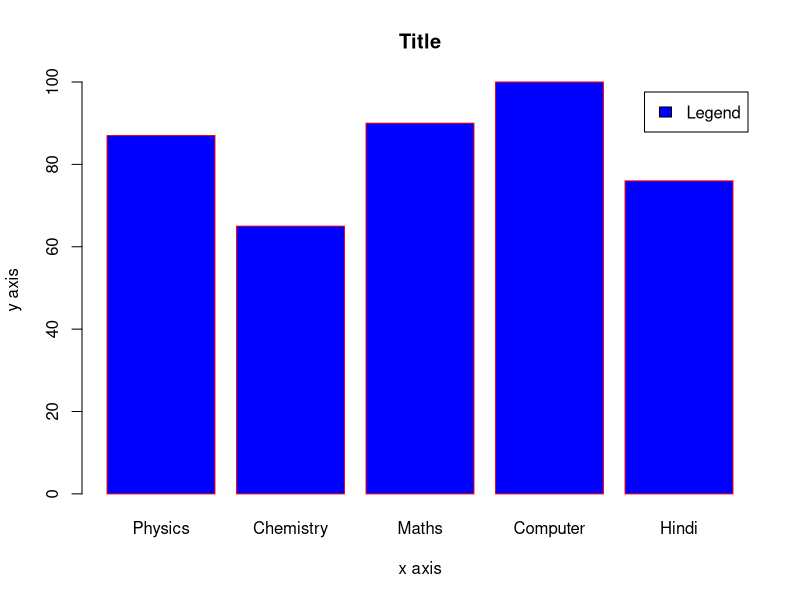
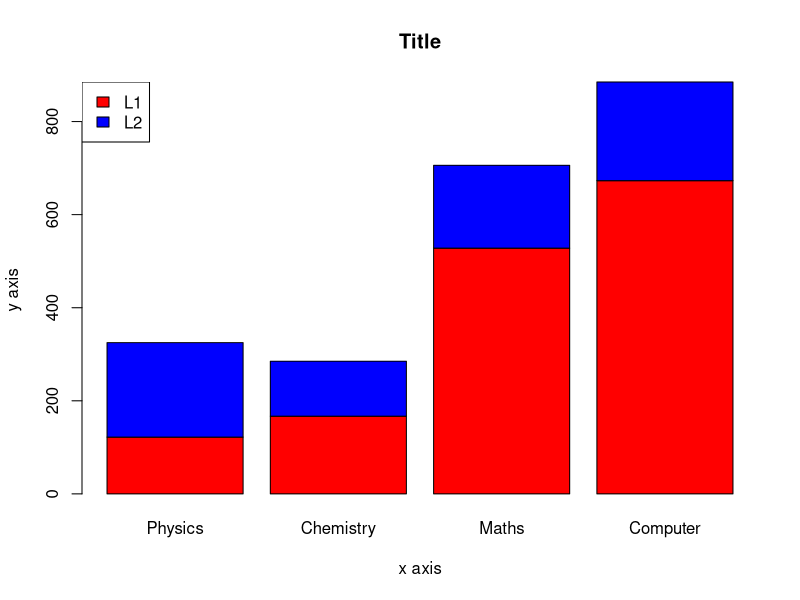

The R script that drew these images, in order:
x <- c("Physics", "Chemistry", "Maths", "Computer", "Hindi")
y <- c(87, 65, 90, 100, 76)


#1)NORMAL BAR CHART :
barplot(
  y, 
  names.arg = x,
  main = "Title",
  xlab = "x axis",
  ylab = "y axis",
  legend.text = "Legend",
  col = "blue",
  border = "red",
  #density = 5,
  horiz = FALSE
)


#---------------------------------------------------------------------------#


#2)STACKED BAR CHART :

#Stacked bar chart requires a matrix as input
data <- matrix(
            c(122, 203, 167, 118, 528, 178, 673, 212), 
            nrow = 2, ncol = 4
        )
names <- c("Physics", "Chemistry", "Maths", "Computer")

barplot(
  data,
  names.arg = names,
  main = "Title",
  xlab = "x axis",
  ylab = "y axis",
  col = c("red", "blue"),
)

legend(
  "topleft",
  c("L1", "L2"),
  fill = c("red", "blue")
)


#---------------------------------------------------------------------------#

#names.arg provides names on x axis
#main = chart title
#xlab = x-axis title
#ylab = y-axis title
#legend.text = legend
#col = chart color
#border = border color
#density = lines
#horiz = horizontal bars

#---------------------------------------------------------------------------#